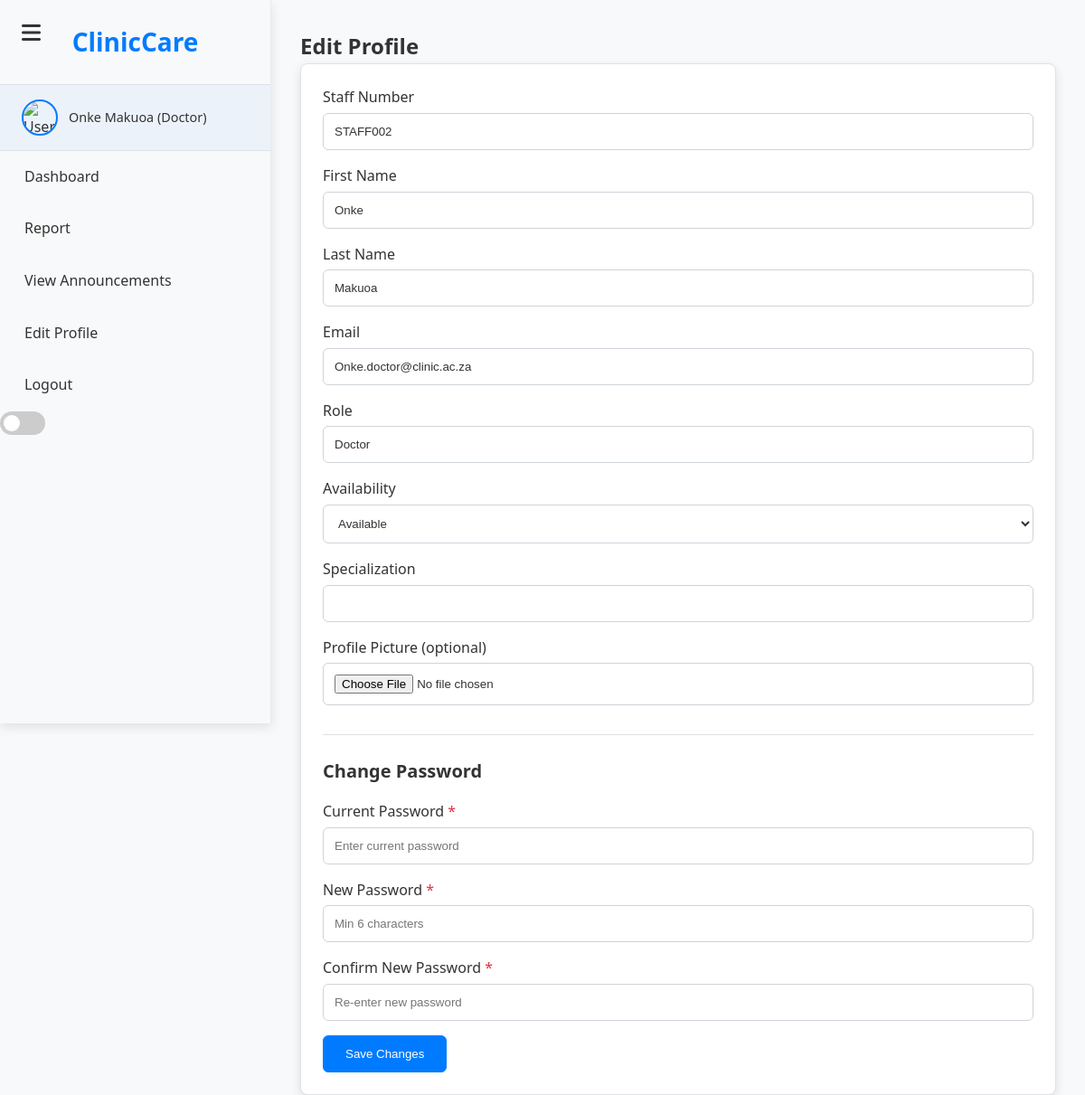
The page /edit_profile (signed in) on the database its author committed.
### models.py (models this page shows, shortened)
class Employee(db.Model):
    __tablename__ = 'employees'
    id = db.Column(db.Integer, primary_key=True)
    first_name = db.Column(db.String(100), nullable=False)
    last_name = db.Column(db.String(100), nullable=False)
    email = db.Column(db.String(120), nullable=False, unique=True)
    password = db.Column(db.String(255), nullable=False)
    phone = db.Column(db.String(20))
    address = db.Column(db.Text)
    role = db.Column(db.String(20), nullable=False)
    hire_date = db.Column(db.String(20))
    availability = db.Column(db.String(20), default='available')
    profile_image = db.Column(db.String(255), default='default.jpg')
    staff_number = db.Column(db.String(50), unique=True, nullable=False, default='TEMPSTAFF')
    specialization = db.Column(db.String(100))
    created_at = db.Column(db.DateTime, default=datetime.utcnow)
    active = db.Column(db.Boolean, default=True, nullable=False)
    patients = db.relationship('Patient', backref='employee', lazy=True)
    appointments = db.relationship('Appointment', foreign_keys='Appointment.helper_id',
                                   primaryjoin="Employee.staff_number == Appointment.helper_id",
                                   backref='assigned_helper', lazy=True)  # ← FIXED: unique backref

### script.py (the view, shortened to what this page needs)
@app.route('/edit_profile', methods=['GET', 'POST'])
@login_required
def edit_profile():
    if 'staff_number' not in session:
        flash("Please log in to continue.", "error")
        return redirect(url_for('login_page'))
    conn = get_db_connection()
    cursor = conn.cursor()
    cursor.execute("""
        SELECT id, staff_number, first_name, last_name, email, role,
               availability, specialization, phone, profile_image, password
        FROM employees WHERE staff_number = ?
    """, (session['staff_number'],))
    employee = cursor.fetchone()
    if not employee:
        conn.close()
        flash("Employee not found.", "error")
        return redirect(url_for('login_page'))
    employee_dict = dict(employee)
    employee_dict['specialization'] = employee_dict['specialization'] or ''
    conn.close()
    return render_template('edit_profile.html', employee=employee_dict)

### script.py (called while the page is built)
def login_required(f):
    @wraps(f)
    def decorated_function(*args, **kwargs):
        if 'user_id' not in session:
            return redirect(url_for('login_page', next=request.url))
        return f(*args, **kwargs)
    return decorated_function

def get_db_connection():
    if 'db' in g:
        return g.db
    try:
        conn = sqlite3.connect('clinicinfo.db', check_same_thread=False)
        conn.row_factory = sqlite3.Row
        return conn
    except Exception as e:
        logger.error(f"Failed to create fallback DB connection: {e}")
        raise

@app.before_request
def before_request():
    g.db = get_db_connection()

@app.before_request
def generate_csrf():
    if 'csrf_token' not in session:
        session['csrf_token'] = secrets.token_hex(16)

@app.teardown_appcontext
def teardown_db(e=None):
    db = g.pop('db', None)
    if db is not None:
        db.close()

### templates/edit_profile.html (shortened to what this page needs)
{% extends 'base.html' %}
{% block styles %}
    <link rel="stylesheet" href="{{ url_for('static', filename='css/baseSidebar.css') }}?v=2">
    {% if session.role == 'receptionist' %}
        <link rel="stylesheet" href="{{ url_for('static', filename='css/reception.css') }}?v=2">
    {% elif session.role == 'doctor' %}
        <link rel="stylesheet" href="{{ url_for('static', filename='css/doctor.css') }}?v=1">
    {% elif session.role == 'nurse' %}
        <link rel="stylesheet" href="{{ url_for('static', filename='css/nurse.css') }}?v=1">
    {% elif session.role == 'manager' %}
        <link rel="stylesheet" href="{{ url_for('static', filename='css/manager.css') }}?v=2">
    {% elif session.role == 'admin' %}
        <link rel="stylesheet" href="{{ url_for('static', filename='css/admin.css') }}?v=1">
    {% endif %}
{% endblock %}
{% block content %}
<div class="dashboard-content">
    <h2 class="text-3xl font-bold mb-8">Edit Profile</h2>
    <div class="card">
        <form method="POST" action="{{ url_for('edit_profile') }}" enctype="multipart/form-data">
            <div class="form-group">
                <label for="staff_number">Staff Number</label>
                <input type="text" id="staff_number" name="staff_number" value="{{ employee['staff_number'] }}" class="form-control" readonly>
            </div>
            <div class="form-group">
                <label for="first_name">First Name</label>
                <input type="text" id="first_name" name="first_name" value="{{ employee['first_name'] }}" class="form-control" required>
            </div>
            <div class="form-group">
                <label for="last_name">Last Name</label>
                <input type="text" id="last_name" name="last_name" value="{{ employee['last_name'] }}" class="form-control" required>
            </div>
            <div class="form-group">
                <label for="email">Email</label>
                <input type="email" id="email" name="email" value="{{ employee['email'] }}" class="form-control" required>
            </div>
            <div class="form-group">
                <label for="role">Role</label>
                <input type="text" id="role" name="role" value="{{ employee['role'] | capitalize }}" class="form-control" readonly>
            </div>
            <div class="form-group">
                <label for="availability">Availability</label>
                <select id="availability" name="availability" class="form-control" required>
                    <option value="available" {% if employee['availability'] == 'available' %}selected{% endif %}>Available</option>
                </select>
            </div>
            {% if employee['role'] == 'doctor' %}
                <div class="form-group">
                    <label for="specialization">Specialization</label>
                    <input type="text" id="specialization" name="specialization" value="{{ employee.get('specialization', '') }}" class="form-control">
                </div>
            {% endif %}
            <div class="form-group">
                <label for="profile_picture">Profile Picture (optional)</label>
                <input type="file" id="profile_picture" name="profile_picture" class="form-control">
            </div>
            <div class="password-section">
                <h3>Change Password</h3>
                <div class="form-group">
                    <label for="current_password">Current Password <span class="text-red-500">*</span></label>
                    <input type="password" id="current_password" name="current_password" class="form-control" placeholder="Enter current password" required>
                </div>
                <div class="form-group">
                    <label for="new_password">New Password <span class="text-red-500">*</span></label>
                    <input type="password" id="new_password" name="new_password" class="form-control" placeholder="Min 6 characters" required>
                </div>
                <div class="form-group">
                    <label for="confirm_password">Confirm New Password <span class="text-red-500">*</span></label>
                    <input type="password" id="confirm_password" name="confirm_password" class="form-control" placeholder="Re-enter new password" required>
                </div>
            </div>
            <button type="submit" class="btn btn-primary">Save Changes</button>
        </form>
    </div>
</div>
{% endblock %}

### templates/base.html (shortened to what this page needs)
<!DOCTYPE html>
<html lang="en">
<head>
  <link rel="stylesheet" href="https://cdnjs.cloudflare.com/ajax/libs/font-awesome/6.4.0/css/all.min.css">
  <link rel="stylesheet" href="{{ url_for('static', filename='css/baseSidebar.css') }}?v=2">
  {% if session.role == 'receptionist' %}
    <link rel="stylesheet" href="{{ url_for('static', filename='css/reception.css') }}?v=2">
  {% elif session.role == 'doctor' %}
    <link rel="stylesheet" href="{{ url_for('static', filename='css/doctor.css') }}?v=1">
  {% elif session.role == 'nurse' %}
    <link rel="stylesheet" href="{{ url_for('static', filename='css/nurse.css') }}?v=1">
  {% elif session.role == 'admin' %}
    <link rel="stylesheet" href="{{ url_for('static', filename='css/admin.css') }}?v=1">
  {% elif session.role == 'manager' %}
    <link rel="stylesheet" href="{{ url_for('static', filename='css/manager.css') }}?v=2">
  {% endif %}
  {% block styles %}{% endblock %}
</head>
<body class="dashboard-page" data-role="{{ session.role }}" data-user-id="{{ session.user_id or '' }}">
  <i class="fas fa-bars menu-icon" id="menu-toggle-btn"></i>
  <aside class="sidebar {% if session.role == 'receptionist' %}active{% endif %}" id="sidebar" role="navigation" aria-label="Main Navigation">
    <div class="logo">ClinicCare</div>
    <nav>
      {% if session.username %}
        <div class="user-info">
          <img src="{{ url_for('static', filename=session.profile_image) }}" alt="User Avatar" id="sidebarAvatar">
          <span>{{ session.username }} ({{ session.role | capitalize }})</span>
        </div>
        {% if session.role == 'receptionist' %}
          <ul>
            <li><a href="{{ url_for('reception_dashboard') }}" class="sidebar-btn">Dashboard</a></li>
            <li><a href="{{ url_for('manage_appointments') }}" class="sidebar-btn">Manage Appointments</a></li>
            <li><a href="{{ url_for('check_in_desk') }}" class="sidebar-btn">Check-In Desk</a></li>
            <li><a href="{{ url_for('helped_patients_report') }}" class="sidebar-btn">Patient Report</a></li>
            <li><a href="{{ url_for('search_patient') }}" class="sidebar-btn">Search Patients</a></li>
            <li><a href="{{ url_for('reception_view_announcements') }}" class="sidebar-btn">View Announcements</a></li>
            <li><a href="{{ url_for('edit_profile') }}" class="sidebar-btn">Edit Profile</a></li>
            <li><a href="{{ url_for('logout') }}" class="sidebar-btn logout-btn">Logout</a></li>
            <li class="theme-toggle-wrapper">
              <label class="switch ms-3">
                <input type="checkbox" id="darkModeToggle">
                <span class="slider round"></span>
              </label>
            </li>
          </ul>
        {% elif session.role == 'doctor' %}
          <ul>
            <li><a href="{{ url_for('doctor_dashboard') }}" class="sidebar-btn">Dashboard</a></li>
            <li><a href="{{ url_for('doctor_report') }}" class="sidebar-btn">Report</a></li>
            <li><a href="{{ url_for('doctor_view_announcements') }}" class="sidebar-btn">View Announcements</a></li>
            <li><a href="{{ url_for('edit_profile') }}" class="sidebar-btn">Edit Profile</a></li>
            <li><a href="{{ url_for('logout') }}" class="sidebar-btn logout-btn">Logout</a></li>
            <li class="theme-toggle-wrapper">
              <label class="switch ms-3">
                <span class="slider round"></span>
              </label>
            </li>
          </ul>
        {% endif %}
      {% else %}
        <ul><li><a href="{{ url_for('login_page') }}">Login</a></li></ul>
      {% endif %}
    </nav>
  </aside>
  <main class="dashboard" id="main-content">
    {% block content %}{% endblock %}
  </main>
</body>
</html>

### static/css/baseSidebar.css (style rules this page uses)
[data-theme="light"] { --bg-color: #f8f9fa; --sidebar-bg: #ffffff; --text-color: #333; --card-bg: #ffffff; --border-color: #dee2e6; --shadow: 0 0.125rem 0.25rem rgba(0, 0, 0, 0.075); }
body, .card, .modal-content, .form-control, .table, input, select, textarea { background-color: var(--bg-color) !important; color: var(--text-color) !important; border-color: var(--border-color) !important; }
.sidebar { background: var(--sidebar-bg) !important; border-color: var(--sidebar-border) !important; }
.card, .modal-content { background: var(--card-bg) !important; box-shadow: var(--shadow); }
* { margin: 0; padding: 0; box-sizing: border-box; }
html, body { height: 100%; font-family: 'Segoe UI', Tahoma, Geneva, Verdana, sans-serif; line-height: 1.6; color: var(--text-color, #333); background-color: var(--bg-color, #f8f9fa); }
:root { --bg-color: #f8f9fa; --sidebar-bg: #ffffff; --sidebar-border: #e9ecef; --text-color: #333; --text-muted: #6c757d; --link-color: #007bff; --link-hover: #0056b3; --card-bg: #ffffff; --border-color: #dee2e6; --shadow: 0 0.125rem 0.25rem rgba(0, 0, 0, 0.075); --transition: all 0.3s ease; --current-time: "02:35 PM SAST, October 22, 2025"; }
.dashboard-page { display: flex; min-height: 100vh; }
.sidebar { position: fixed; top: 0; left: 0; width: 300px; height: 100vh; background: var(--sidebar-bg); border-right: 1px solid var(--sidebar-border); transition: transform 0.3s ease; z-index: 999; overflow-y: auto; box-shadow: var(--shadow); }
.sidebar .logo { padding: 1.5rem; text-align: center; font-size: 1.75rem; font-weight: bold; color: var(--link-color); border-bottom: 1px solid var(--border-color); }
.user-info { padding: 1rem 1.5rem; display: flex; align-items: center; gap: 0.75rem; border-bottom: 1px solid var(--border-color); background: rgba(0, 123, 255, 0.05); }
.user-info img { width: 40px; height: 40px; border-radius: 50%; border: 2px solid var(--link-color); }
.user-info span { font-size: 0.9rem; color: var(--text-color); font-weight: 500; }
.sidebar ul { list-style: none; padding: 0; margin: 0; }
.sidebar ul li { margin: 0; }
.sidebar-btn { display: flex; align-items: center; gap: 0.75rem; padding: 1rem 1.5rem; color: var(--text-color); text-decoration: none; transition: var(--transition); border-left: 3px solid transparent; width: 100%; }
.dashboard { flex: 1; margin-left: 300px; transition: margin-left 0.3s ease; padding: 2rem; background: var(--bg-color); }
.card { background: var(--card-bg); border: 1px solid var(--border-color); border-radius: 0.5rem; padding: 1.5rem; margin-bottom: 1.5rem; box-shadow: var(--shadow); }
.btn { display: inline-block; padding: 0.75rem 1.5rem; border: 1px solid transparent; border-radius: 0.375rem; text-decoration: none; font-weight: 500; cursor: pointer; transition: var(--transition); }
.btn-primary { background: var(--link-color); color: white; border-color: var(--link-color); }
.form-group { margin-bottom: 1rem; }
.form-group label { display: block; margin-bottom: 0.25rem; font-weight: 500; color: var(--text-color); }
.form-control { width: 100%; padding: 0.75rem; border: 1px solid var(--border-color); border-radius: 0.375rem; background: var(--card-bg); color: var(--text-color); transition: var(--transition); }
select.form-control { cursor: pointer; }
#menu-toggle-btn { position: fixed; top: 1rem; left: 1rem; font-size: 1.5rem; color: var(--text-color); background: none; border: none; cursor: pointer; z-index: 1001; padding: 8px; border-radius: 4px; transition: color 0.3s; }
.password-section { margin-top: 2rem; padding-top: 1.5rem; border-top: 1px solid var(--border-color); }
.password-section h3 { font-size: 1.25rem; font-weight: 600; margin-bottom: 1rem; color: var(--text-color); }
.password-section .form-group { margin-bottom: 1rem; }
.text-red-500 { color: #dc3545; }
.password-section .form-control { background: var(--card-bg); border: 1px solid var(--border-color); color: var(--text-color); }
.password-section .text-red-500 { color: #dc3545; font-weight: 500; }

### templates/base.html (style rules this page uses)
:root { --current-time: "02:35 PM SAST, October 22, 2025"; }
:root { animation: update-time 1s infinite; }

### rows shown on the page
Employee: role "Doctor", staff_number "STAFF002", first_name "Onke", last_name "Makuoa", email "Onke.doctor@clinic.ac.za", availability "Available"

### other values the page prints
{{ session.username }} "Onke Makuoa"
